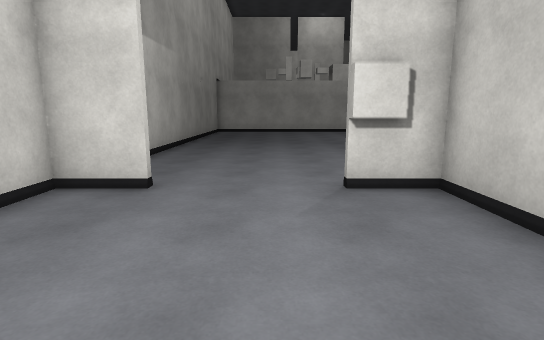
View 1 (above)

16 first-person views from a walk through a Unity game level. The camera is 1.5 m above the floor, tilts 10° down and sees 80° across. The floor is counted in squares, 1 m on a side. Each view is taken from the middle of a square. On the plan, view 1 faces up. The plan holds only what a view shows up to about 15 squares ahead; the rest is blank. The place goes on beyond the plan. Surface patterns are stand-ins for the level's own textures.

View 2
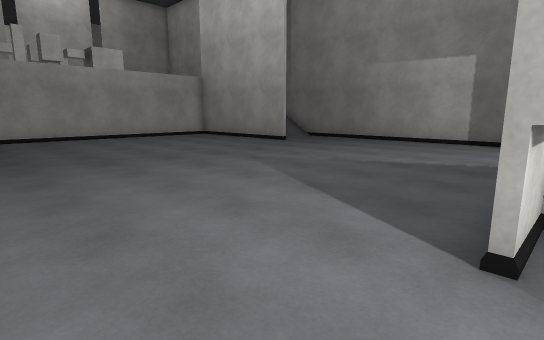

View 3
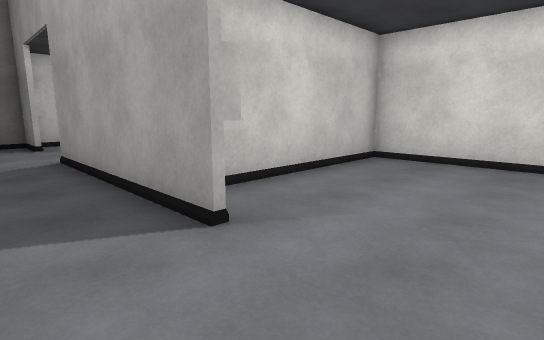

View 4
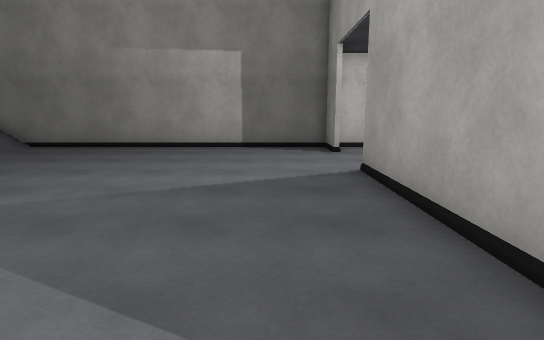

View 5
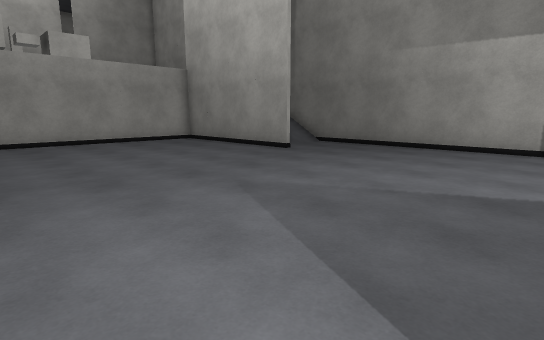

View 6
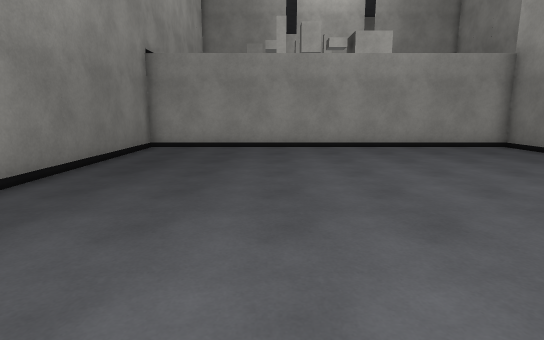

View 7
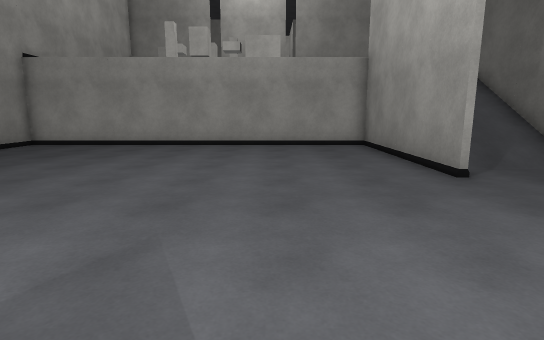

View 8
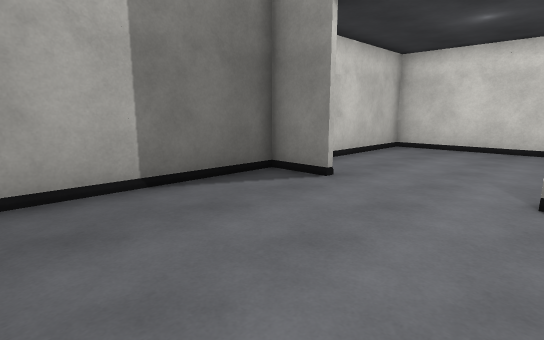

View 9
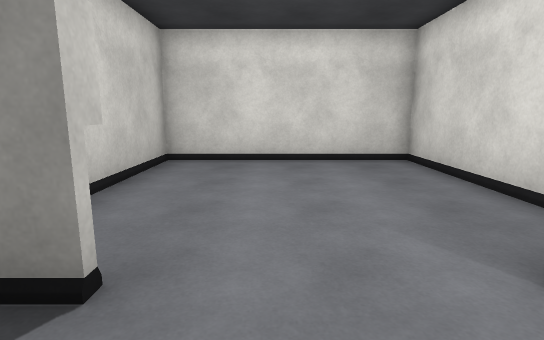

View 10
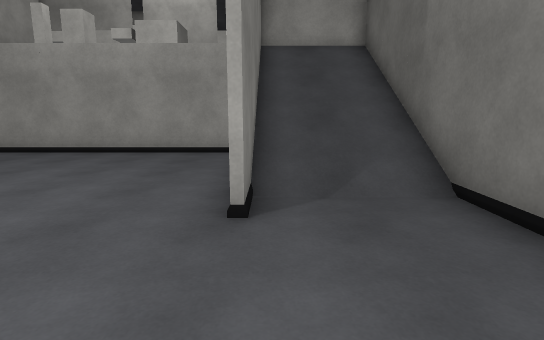

View 11
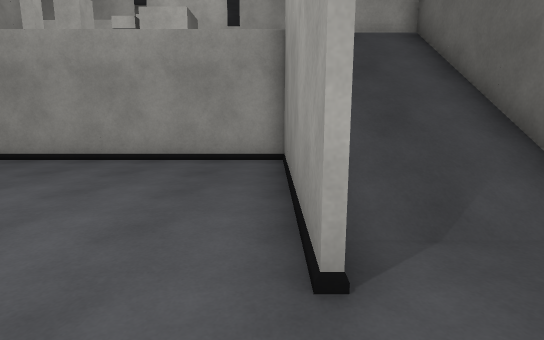

View 12
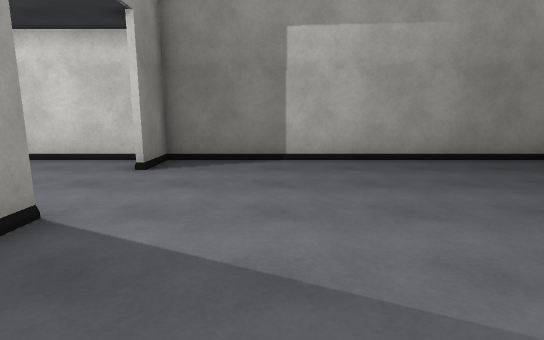

View 13
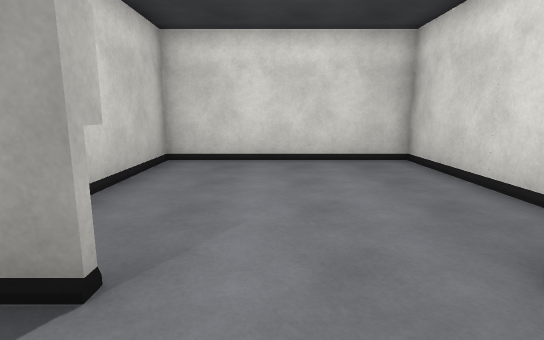

View 14
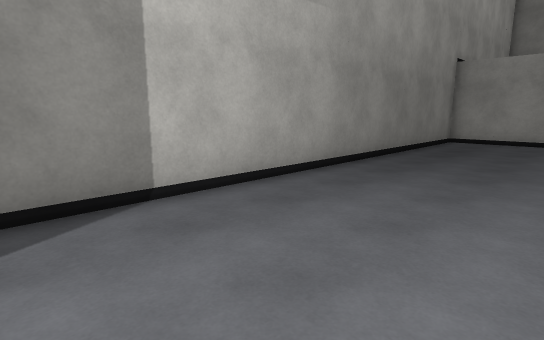

View 15
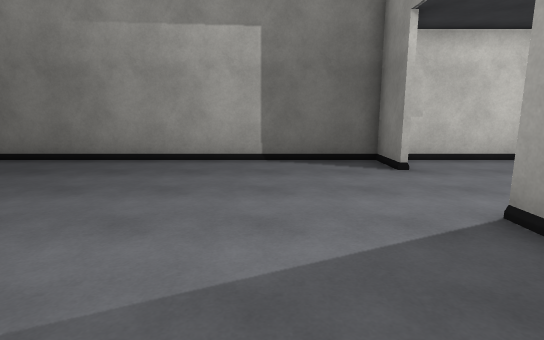

View 16
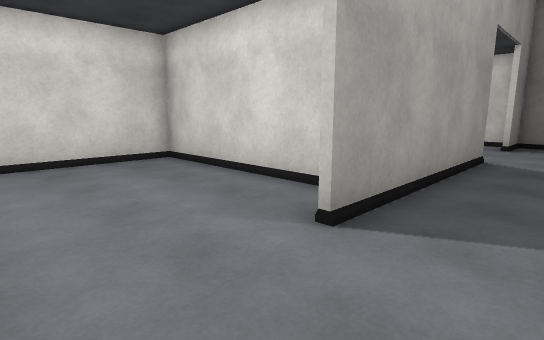

### Floor plan
Key: @ floor where view 1 was taken; # wall or solid block; . floor; / step, stairs or slope; O other object.
Columns run from 5 left of view 1 to 16 right of it. Each row starts with its distance up from view 1.
 27 ######################
 26 #...............#////#
 25 #...............#////#
 24 #...............#////#
 23 #...............#////#
 22 #...............#////#
 21 #...............#////#
 20 #...............#////#
 19 #...............#....#
 18 #....................#
 17 #....................#
 16 #....................#
 15 #....................#
 14 #....................#
 13 #....................#
 12 #....................#
 11 #....................#
 10 #....................#
  9 #....................#
  8 #....................#
  7 ###....###..###....###
  6 #......O.####......O.#
  5 #........#  #........#
  4 #........#  #........#
  3 #........#  #........#
  2 #........#  #........#
  1 #........#  #........#
  0 #....@...#  #........#
 -1 #........#  #........#
 -2 ##########  ##########

Where each view was taken, in squares from view 1:
view 1: 0 up, 0 right, facing up
view 2: 6 up, 2 left, facing up-right
view 3: 9 up, 2 left, facing down-right
view 4: 9 up, 1 right, facing right
view 5: 9 up, 1 right, facing up-right
view 6: 12 up, 1 right, facing up
view 7: 11 up, 7 right, facing up
view 8: 13 up, 9 right, facing down-right
view 9: 9 up, 12 right, facing down
view 10: 14 up, 12 right, facing up
view 11: 16 up, 11 right, facing up
view 12: 10 up, 6 right, facing left
view 13: 9 up, 0 right, facing down
view 14: 8 up, 1 right, facing up-left
view 15: 10 up, 5 right, facing right
view 16: 9 up, 13 right, facing down-left
